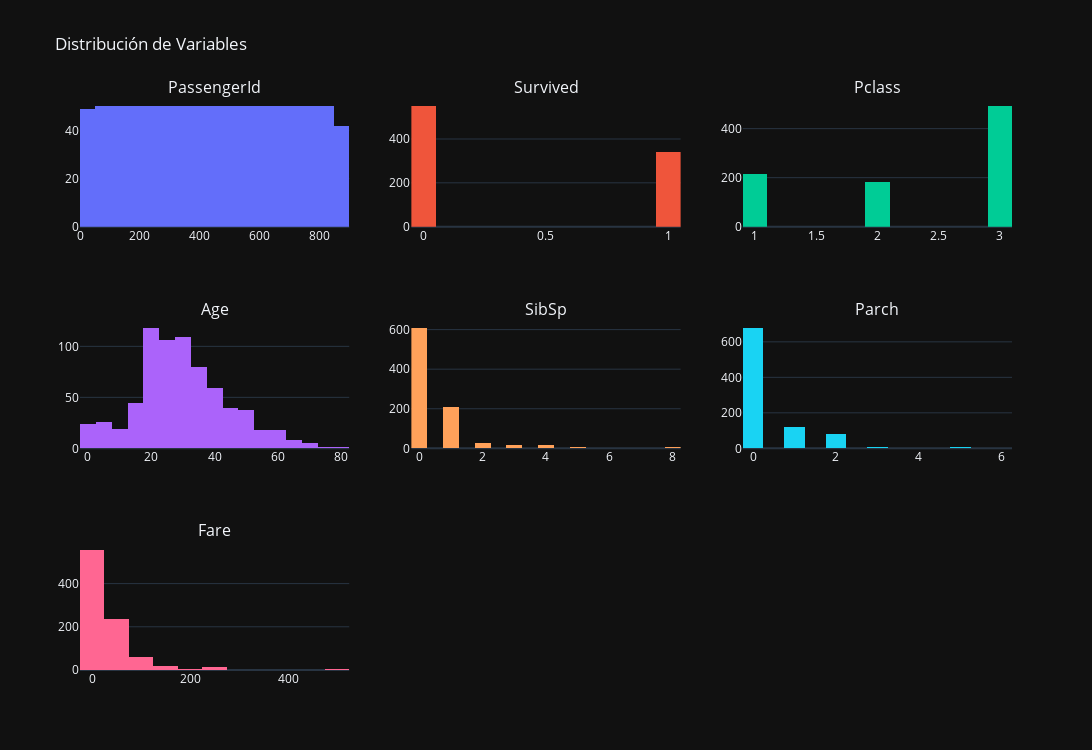

The code cell stored with this chart in its notebook:
### Markdown cell above
#### 3.1. Gráficas para variables numéricas

### Code cell
import plotly.graph_objects as go
from plotly.subplots import make_subplots

cols = ['PassengerId', 'Survived', 'Pclass', 'Age', 'SibSp', 'Parch', 'Fare']
fig = make_subplots(rows=3, cols=3, subplot_titles=cols)

for i, col in enumerate(cols):
    row = (i // 3) + 1
    col_pos = (i % 3) + 1
    fig.add_trace(go.Histogram(x=df[col], nbinsx=20, name=f'Distribución de {col}'), row=row, col=col_pos)
    

fig.update_layout(height=750, width=1500, title_text="Distribución de Variables", showlegend=False)
fig.update_layout(template='plotly_dark')
fig.show()

### Figure 1 — Plotly figure (JSON) as saved in the notebook; plotly's stock layout.template omitted (floating-point values rounded to 4 significant figures; data arrays with more than 128 entries replaced by an {"elided": "..."} marker saying what was removed)
{"data": [{"name": "Distribución de PassengerId", "nbinsx": 20, "type": "histogram", "x": {"elided": "891 int values"}, "xaxis": "x", "yaxis": "y"}, {"name": "Distribución de Survived", "nbinsx": 20, "type": "histogram", "x": {"elided": "891 int values"}, "xaxis": "x2", "yaxis": "y2"}, {"name": "Distribución de Pclass", "nbinsx": 20, "type": "histogram", "x": {"elided": "891 int values"}, "xaxis": "x3", "yaxis": "y3"}, {"name": "Distribución de Age", "nbinsx": 20, "type": "histogram", "x": {"elided": "891 float values"}, "xaxis": "x4", "yaxis": "y4"}, {"name": "Distribución de SibSp", "nbinsx": 20, "type": "histogram", "x": {"elided": "891 int values"}, "xaxis": "x5", "yaxis": "y5"}, {"name": "Distribución de Parch", "nbinsx": 20, "type": "histogram", "x": {"elided": "891 int values"}, "xaxis": "x6", "yaxis": "y6"}, {"name": "Distribución de Fare", "nbinsx": 20, "type": "histogram", "x": {"elided": "891 float values"}, "xaxis": "x7", "yaxis": "y7"}], "layout": {"annotations": [{"font": {"size": 16}, "showarrow": false, "text": "PassengerId", "x": 0.1444, "xanchor": "center", "xref": "paper", "y": 1, "yanchor": "bottom", "yref": "paper"}, {"font": {"size": 16}, "showarrow": false, "text": "Survived", "x": 0.5, "xanchor": "center", "xref": "paper", "y": 1, "yanchor": "bottom", "yref": "paper"}, {"font": {"size": 16}, "showarrow": false, "text": "Pclass", "x": 0.8556, "xanchor": "center", "xref": "paper", "y": 1, "yanchor": "bottom", "yref": "paper"}, {"font": {"size": 16}, "showarrow": false, "text": "Age", "x": 0.1444, "xanchor": "center", "xref": "paper", "y": 0.6111, "yanchor": "bottom", "yref": "paper"}, {"font": {"size": 16}, "showarrow": false, "text": "SibSp", "x": 0.5, "xanchor": "center", "xref": "paper", "y": 0.6111, "yanchor": "bottom", "yref": "paper"}, {"font": {"size": 16}, "showarrow": false, "text": "Parch", "x": 0.8556, "xanchor": "center", "xref": "paper", "y": 0.6111, "yanchor": "bottom", "yref": "paper"}, {"font": {"size": 16}, "showarrow": false, "text": "Fare", "x": 0.1444, "xanchor": "center", "xref": "paper", "y": 0.2222, "yanchor": "bottom", "yref": "paper"}], "height": 750, "showlegend": false, "title": {"text": "Distribución de Variables"}, "width": 1500, "xaxis": {"anchor": "y", "domain": [0, 0.2889]}, "xaxis2": {"anchor": "y2", "domain": [0.3556, 0.6444]}, "xaxis3": {"anchor": "y3", "domain": [0.7111, 1]}, "xaxis4": {"anchor": "y4", "domain": [0, 0.2889]}, "xaxis5": {"anchor": "y5", "domain": [0.3556, 0.6444]}, "xaxis6": {"anchor": "y6", "domain": [0.7111, 1]}, "xaxis7": {"anchor": "y7", "domain": [0, 0.2889]}, "xaxis8": {"anchor": "y8", "domain": [0.3556, 0.6444]}, "xaxis9": {"anchor": "y9", "domain": [0.7111, 1]}, "yaxis": {"anchor": "x", "domain": [0.7778, 1]}, "yaxis2": {"anchor": "x2", "domain": [0.7778, 1]}, "yaxis3": {"anchor": "x3", "domain": [0.7778, 1]}, "yaxis4": {"anchor": "x4", "domain": [0.3889, 0.6111]}, "yaxis5": {"anchor": "x5", "domain": [0.3889, 0.6111]}, "yaxis6": {"anchor": "x6", "domain": [0.3889, 0.6111]}, "yaxis7": {"anchor": "x7", "domain": [0, 0.2222]}, "yaxis8": {"anchor": "x8", "domain": [0, 0.2222]}, "yaxis9": {"anchor": "x9", "domain": [0, 0.2222]}}}
